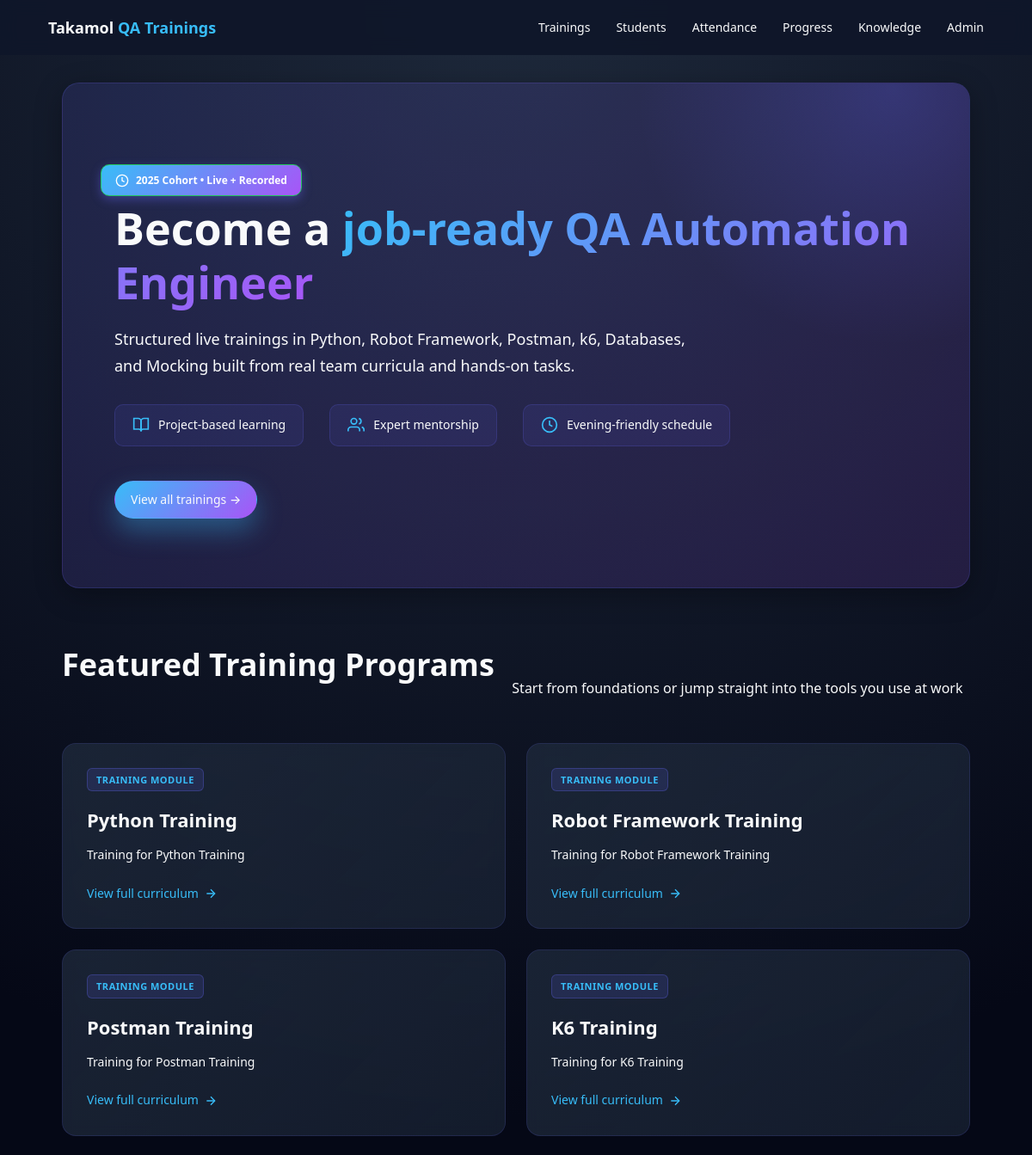
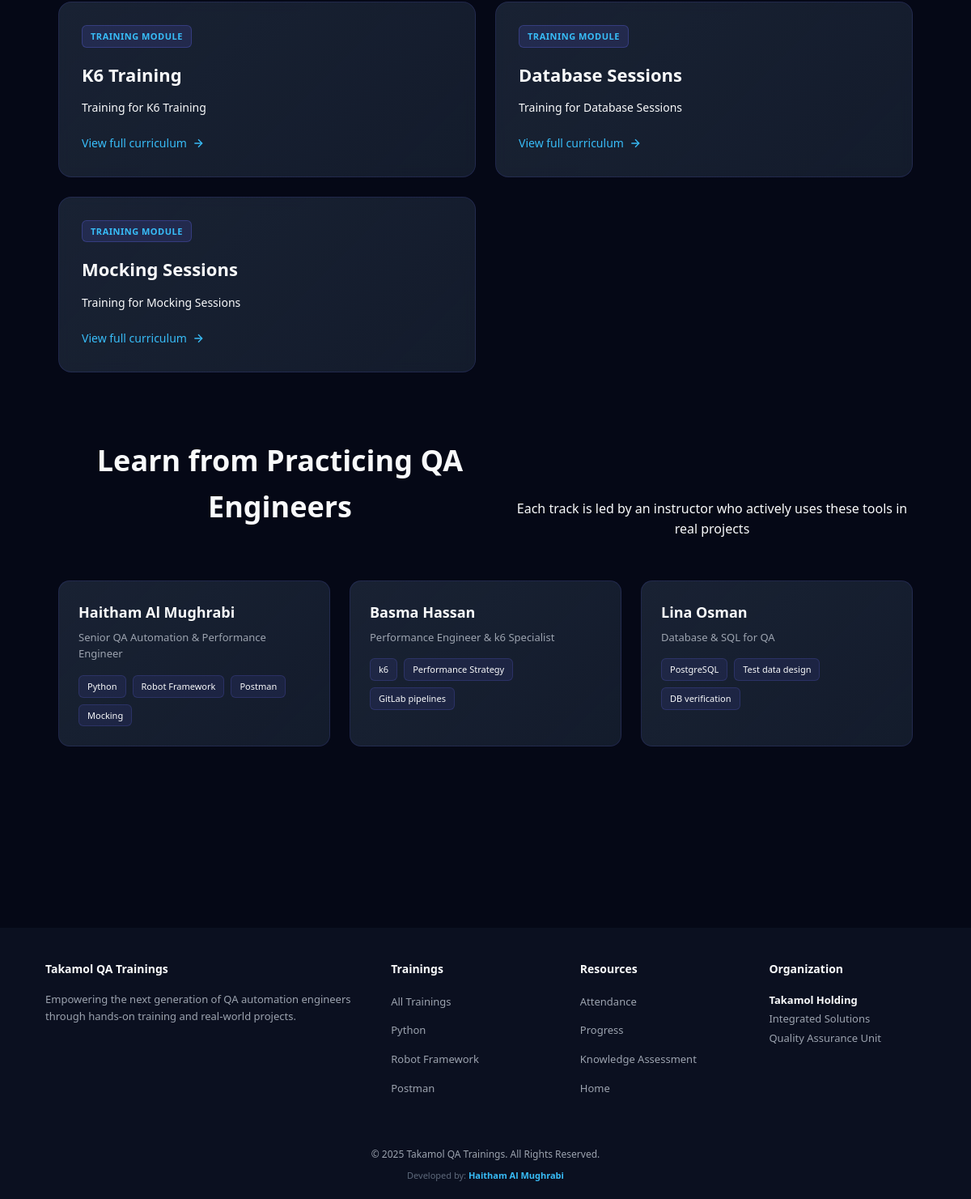
The page / on the database its author committed (2 pictures, top to bottom).
### models.py (models this page shows)
class Training(db.Model):
    id = db.Column(db.Integer, primary_key=True)
    name = db.Column(db.String(200), nullable=False)
    slug = db.Column(db.String(200), nullable=True)  # Made nullable
    description = db.Column(db.Text, nullable=True)
    topics = db.relationship('Topic', backref='training', lazy=True, cascade='all, delete-orphan')

### app.py (the view)
@app.route('/')
def index():
    trainings = Training.query.all()
    return render_template('index.html', trainings=trainings)

### app.py (called while the page is built)
@app.context_processor
def inject_now():
    return {'now': datetime.now()}

### templates/index.html (shortened to what this page needs)
{% extends 'base.html' %}
{% block content %}
<section class="home-hero">
    <div class="hero-badge">
        <svg width="16" height="16" viewBox="0 0 24 24" fill="none" stroke="currentColor" stroke-width="2">
            <circle cx="12" cy="12" r="10"></circle>
            <polyline points="12 6 12 12 16 14"></polyline>
        </svg>
        {{ now.year }} Cohort • Live + Recorded
    </div>
    <h1 class="hero-title">
        Become a <span>job-ready QA Automation Engineer</span>
    </h1>
    <p class="hero-subtitle">
        Structured live trainings in Python, Robot Framework, Postman, k6, Databases, and Mocking built from real team curricula and hands-on tasks.
    </p>
    <div class="hero-stats">
        <div class="stat-item">
            <svg class="stat-icon" viewBox="0 0 24 24" fill="none" stroke="currentColor" stroke-width="2">
                <path d="M2 3h6a4 4 0 0 1 4 4v14a3 3 0 0 0-3-3H2z"></path>
                <path d="M22 3h-6a4 4 0 0 0-4 4v14a3 3 0 0 1 3-3h7z"></path>
            </svg>
            <span>Project-based learning</span>
        </div>
        <div class="stat-item">
            <svg class="stat-icon" viewBox="0 0 24 24" fill="none" stroke="currentColor" stroke-width="2">
                <path d="M17 21v-2a4 4 0 0 0-4-4H5a4 4 0 0 0-4 4v2"></path>
                <circle cx="9" cy="7" r="4"></circle>
                <path d="M23 21v-2a4 4 0 0 0-3-3.87"></path>
                <path d="M16 3.13a4 4 0 0 1 0 7.75"></path>
            </svg>
            <span>Expert mentorship</span>
        </div>
        <div class="stat-item">
            <svg class="stat-icon" viewBox="0 0 24 24" fill="none" stroke="currentColor" stroke-width="2">
                <circle cx="12" cy="12" r="10"></circle>
                <polyline points="12 6 12 12 16 14"></polyline>
            </svg>
            <span>Evening-friendly schedule</span>
        </div>
    </div>
    <div class="hero-actions">
        <a href="{{ url_for('trainings') }}" class="btn-primary">View all trainings →</a>
    </div>
</section>
<section id="tracks">
    <div class="section-header">
        <h2 class="section-title">Featured Training Programs</h2>
        <p class="section-subtitle">Start from foundations or jump straight into the tools you use at work</p>
    </div>
    <div class="trainings-grid">
        {% for training in trainings %}
        <a href="{{ url_for('training_detail', training_id=training.id) }}" class="training-card">
            <div class="training-label">Training Module</div>
            <h3 class="training-title">{{ training.name }}</h3>
            <p class="training-description">
                {% if training.description %}
                {{ training.description }}
                {% else %}
                Comprehensive training program covering essential topics and hands-on practice.
                {% endif %}
            </p>
            <div class="training-link">
                View full curriculum
                <svg width="16" height="16" viewBox="0 0 24 24" fill="none" stroke="currentColor" stroke-width="2">
                    <line x1="5" y1="12" x2="19" y2="12"></line>
                    <polyline points="12 5 19 12 12 19"></polyline>
                </svg>
            </div>
        </a>
        {% endfor %}
    </div>
</section>
<section class="instructors-section">
    <div class="section-header">
        <h2 class="section-title">Learn from Practicing QA Engineers</h2>
        <p class="section-subtitle">Each track is led by an instructor who actively uses these tools in real projects</p>
    </div>
    <div class="instructors-grid">
        <div class="instructor-card">
            <div class="instructor-name">Haitham Al Mughrabi</div>
            <div class="instructor-role">Senior QA Automation & Performance Engineer</div>
            <div class="instructor-tags">
                <span class="instructor-tag">Python</span>
                <span class="instructor-tag">Robot Framework</span>
                <span class="instructor-tag">Postman</span>
                <span class="instructor-tag">Mocking</span>
            </div>
        </div>
        <div class="instructor-card">
            <div class="instructor-name">Basma Hassan</div>
            <div class="instructor-role">Performance Engineer & k6 Specialist</div>
            <div class="instructor-tags">
                <span class="instructor-tag">k6</span>
                <span class="instructor-tag">Performance Strategy</span>
                <span class="instructor-tag">GitLab pipelines</span>
            </div>
        </div>
        <div class="instructor-card">
            <div class="instructor-name">Lina Osman</div>
            <div class="instructor-role">Database & SQL for QA</div>
            <div class="instructor-tags">
                <span class="instructor-tag">PostgreSQL</span>
                <span class="instructor-tag">Test data design</span>
                <span class="instructor-tag">DB verification</span>
            </div>
        </div>
    </div>
</section>
{% endblock %}

### templates/base.html (shortened to what this page needs)
<!DOCTYPE html>
<html lang="en">
<head>
    <link rel="stylesheet" href="{{ url_for('static', filename='css/index.css') }}">
</head>
<body>
    <nav class="main-nav">
        <div class="nav-container">
            <a href="{{ url_for('index') }}" class="nav-logo">
                Takamol <span>QA Trainings</span>
            </a>
            <div class="nav-links">
                <a href="{{ url_for('trainings') }}">Trainings</a>
                <a href="{{ url_for('students_list') }}">Students</a>
                <a href="{{ url_for('attendance') }}">Attendance</a>
                <a href="{{ url_for('progress') }}">Progress</a>
                <a href="{{ url_for('knowledge_assessment') }}">Knowledge</a>
                <a href="{{ url_for('admin_dashboard') }}">Admin</a>
            </div>
        </div>
    </nav>
    <div class="page-container">
        <main class="page">
            <div class="container">
                {% block content %}{% endblock %}
            </div>
        </main>
    </div>
    <footer class="main-footer">
        <div class="footer-container">
            <div class="footer-grid">
                <div class="footer-section">
                    <h3>Takamol QA Trainings</h3>
                    <p>Empowering the next generation of QA automation engineers through hands-on training and
                        real-world projects.</p>
                </div>
                <div class="footer-section">
                    <h3>Trainings</h3>
                    <ul class="footer-links">
                        <li><a href="{{ url_for('trainings') }}">All Trainings</a></li>
                        <li><a href="{{ url_for('trainings') }}">Python</a></li>
                        <li><a href="{{ url_for('trainings') }}">Robot Framework</a></li>
                        <li><a href="{{ url_for('trainings') }}">Postman</a></li>
                    </ul>
                </div>
                <div class="footer-section">
                    <h3>Resources</h3>
                    <ul class="footer-links">
                        <li><a href="{{ url_for('attendance') }}">Attendance</a></li>
                        <li><a href="{{ url_for('progress') }}">Progress</a></li>
                        <li><a href="{{ url_for('knowledge_assessment') }}">Knowledge Assessment</a></li>
                        <li><a href="{{ url_for('index') }}">Home</a></li>
                    </ul>
                </div>
                <div class="footer-section">
                    <h3>Organization</h3>
                    <p style="font-size: 13px; line-height: 1.8; margin: 0;">
                        <strong style="color: var(--text);">Takamol Holding</strong><br>
                        Integrated Solutions<br>
                        Quality Assurance Unit
                    </p>
                </div>
            </div>
            <div class="footer-bottom">
                <p style="margin-bottom: 8px;">&copy; {{ now.year }} Takamol QA Trainings. All Rights Reserved.</p>
                <p style="font-size: 11px; color: rgba(148, 163, 184, 0.6);">
                    Developed by: <strong style="color: var(--accent);">Haitham Al Mughrabi</strong>
                </p>
            </div>
        </div>
    </footer>
</body>
</html>

### statics/css/index.css (style rules this page uses)
:root { --bg: #050816; --bg-alt: #0b1020; --accent: #38bdf8; --accent-soft: rgba(56, 189, 248, 0.12); --text: #f9fafb; --muted: #9ca3af; --card: #111827; --radius: 14px; --shadow-soft: 0 18px 40px rgba(15, 23, 42, 0.55); }
* { box-sizing: border-box; margin: 0; padding: 0; }
body { font-family: system-ui, -apple-system, BlinkMacSystemFont, "Segoe UI", sans-serif; background: radial-gradient(circle at top, #1e293b 0, var(--bg) 45%); color: var(--text); line-height: 1.6; }
a { color: inherit; text-decoration: none; }
.page { max-width: 1120px; margin: 0 auto; padding: 32px 16px 64px; }
.hero-title { font-size: clamp(32px, 3.2vw, 40px); font-weight: 700; margin: 16px 0 10px; }
.hero-title span { background: linear-gradient(90deg, #38bdf8, #a855f7, #f97316); -webkit-background-clip: text; background-clip: text; color: transparent; }
.hero-actions { display: flex; flex-wrap: wrap; gap: 12px; margin-top: 10px; }
.btn-primary, .btn-ghost { padding: 10px 18px; border-radius: 999px; font-size: 14px; font-weight: 500; border: 1px solid transparent; cursor: pointer; transition: all 0.2s ease; display: inline-flex; align-items: center; gap: 6px; }
.btn-primary { background: linear-gradient(135deg, #38bdf8, #a855f7); box-shadow: 0 14px 30px rgba(56, 189, 248, 0.35); }
.hero-badge { position: absolute; top: 14px; right: 16px; padding: 6px 10px; border-radius: 999px; background: #022c22; border: 1px solid #22c55e; font-size: 11px; color: #bbf7d0; }
.section-header { display: flex; justify-content: space-between; align-items: flex-end; gap: 12px; margin-bottom: 16px; }
.section-title { font-size: 20px; font-weight: 600; }

### templates/base.html (style rules this page uses)
.main-nav { position: sticky; top: 0; z-index: 100; background: rgba(15, 23, 42, 0.95); backdrop-filter: blur(10px); border-bottom: 1px solid var(--border); }
.nav-container { max-width: 1120px; margin: 0 auto; padding: 0 16px; display: flex; justify-content: space-between; align-items: center; height: 64px; }
.nav-logo { font-size: 18px; font-weight: 600; color: var(--text); text-decoration: none; }
.nav-logo span { color: var(--accent); }
.nav-links { display: flex; gap: 30px; align-items: center; }
.nav-links a { color: var(--text-light); text-decoration: none; font-size: 14px; transition: color 0.2s; }
.main-footer { background: var(--bg-alt); border-top: 1px solid var(--border); margin-top: 80px; padding: 40px 0 20px; }
.footer-container { max-width: 1120px; margin: 0 auto; padding: 0 16px; }
.footer-grid { display: grid; grid-template-columns: 2fr 1fr 1fr 1fr; gap: 40px; margin-bottom: 30px; }
.footer-section h3 { font-size: 14px; margin-bottom: 15px; color: var(--text); }
.footer-section p { font-size: 13px; color: var(--muted); line-height: 1.6; }
.footer-links { list-style: none; padding: 0; margin: 0; }
.footer-links li { margin-bottom: 10px; }
.footer-links a { color: var(--muted); text-decoration: none; font-size: 13px; transition: color 0.2s; }
.footer-bottom { border-top: 1px solid var(--border); padding-top: 20px; text-align: center; font-size: 12px; color: var(--muted); }
.page-container { min-height: calc(100vh - 64px); }
.container { max-width: 1120px; margin: 0 auto; padding: 0 16px; }

### rows shown on the page
Training: name "Python Training", description "Training for Python Training"
Training: name "Robot Framework Training", description "Training for Robot Framework Training"
Training: name "Postman Training", description "Training for Postman Training"
Training: name "K6 Training", description "Training for K6 Training"
Training: name "K6 Training", description "Training for K6 Training"
Training: name "Database Sessions", description "Training for Database Sessions"
Training: name "Mocking Sessions", description "Training for Mocking Sessions"
